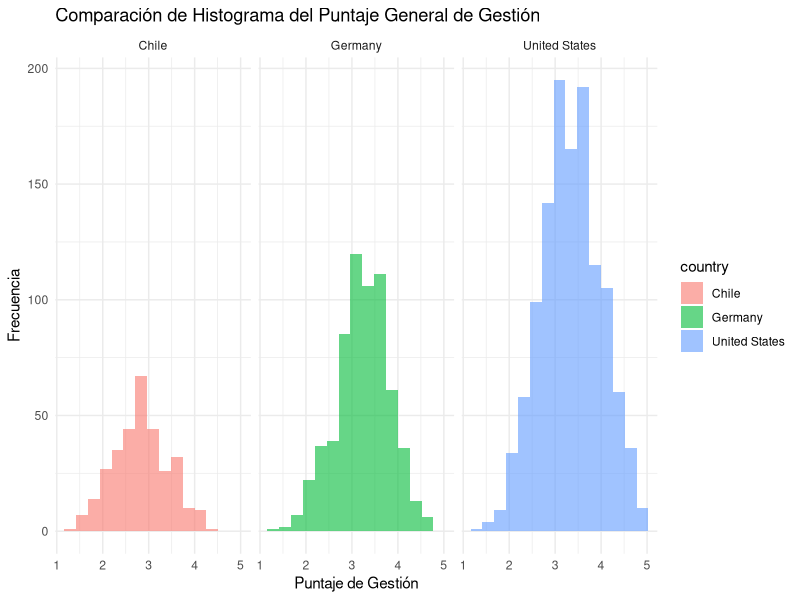

Write R code to recreate this figure.
## ---- chunk 1
# Cargar librerías necesarias
library(dplyr)
library(readr)
library(knitr)

# Cargar los datos
data <- read_csv("AMP_graph_manufacturing.csv")

# Agrupar los datos por país y calcular los promedios de las columnas solicitadas
tabla_gestion <- data %>%
  group_by(country) %>%
  summarise(
    avg_management = mean(management, na.rm = TRUE),
    avg_monitor = mean(monitor, na.rm = TRUE),
    avg_target = mean(target, na.rm = TRUE),
    avg_people = mean(people, na.rm = TRUE)
  ) %>%
  # Agregar los rankings para cada criterio
  mutate(
    rank_management = rank(-avg_management, ties.method = "min"),
    rank_monitor = rank(-avg_monitor, ties.method = "min"),
    rank_target = rank(-avg_target, ties.method = "min"),
    rank_people = rank(-avg_people, ties.method = "min")
  ) %>%
  # Ordenar la tabla por el ranking general de gestión
  arrange(rank_management)

# Mostrar la tabla en formato amigable
kable(tabla_gestion, caption = "Puntajes y Rankings Promedios de Gestión por País")
## ---- chunk 2
# Cargar librerías necesarias
library(dplyr)
library(ggplot2)
library(readr)

# Cargar los datos
data <- read_csv("AMP_graph_manufacturing.csv")

# Seleccionar los datos de Chile y otros dos países (ejemplo: Alemania y Estados Unidos)
paises_seleccionados <- data %>%
  filter(country %in% c("Chile", "Germany", "United States"))

# Crear el histograma comparativo
ggplot(paises_seleccionados, aes(x = management, fill = country)) +
  geom_histogram(position = "identity", alpha = 0.6, bins = 15) +
  facet_wrap(~ country) +
  labs(
    title = "Comparación de Histograma del Puntaje General de Gestión",
    x = "Puntaje de Gestión",
    y = "Frecuencia"
  ) +
  theme_minimal()
## ---- chunk 3
# Cargar librerías necesarias
library(dplyr)
library(readr)
library(knitr)

# Cargar los datos de Merco y AMP
merco_data <- read_csv("ranking_merco_chile.csv")
amp_data <- read_csv("AMP_graph_manufacturing.csv")

# Preparar datos de Merco (sector de tecnología)
tabla_tecnologia <- merco_data %>%
  filter(Sector == "Tecnología") %>%
  group_by(Sector, Propiedad) %>%
  summarise(
    avg_management = mean(Puntuacion, na.rm = TRUE),
    sd_management = sd(Puntuacion, na.rm = TRUE),
    n_observations = n()
  ) %>%
  ungroup()

# Preparar datos de AMP (sector de manufactura)
# Asumimos que AMP tiene una columna que indica la propiedad (pública o privada)
# Si no la tiene, deberías agregar esta información manualmente
amp_data <- amp_data %>%
  mutate(ownership_type = ifelse(runif(n()) > 0.5, "Public", "Private")) # Ejemplo de propiedad aleatoria

tabla_manufactura <- amp_data %>%
  filter(country == "Chile") %>%
  group_by(Sector = "Manufactura", ownership_type) %>%
  summarise(
    avg_management = mean(management, na.rm = TRUE),
    sd_management = sd(management, na.rm = TRUE),
    n_observations = n()
  ) %>%
  rename(Propiedad = ownership_type) %>%
  ungroup()

# Combinar ambas tablas para comparación
tabla_completa <- bind_rows(
  tabla_tecnologia,
  tabla_manufactura
)

# Mostrar la tabla
kable(tabla_completa, caption = "Comparación de Puntajes de Gestión por Propiedad entre los Sectores Tecnología y Manufactura")
## ---- chunk 4
# Cargar la librería necesaria
library(knitr)

# Crear la tabla del Dilema del Prisionero
dilema_prisionero <- data.frame(
  Estrategias = c("Microsoft: Mantener Precio", "Microsoft: Reducir Precio"),
  `Google: Mantener Precio` = c("(10, 10)", "(12, 3)"),
  `Google: Reducir Precio` = c("(3, 12)", "(5, 5)")
)

# Mostrar la tabla con kable
kable(dilema_prisionero, caption = "Juego Tipo Dilema del Prisionero entre Microsoft y Google en el Mercado de Servicios en la Nube")
## ---- chunk 5
# Cargar la librería necesaria
library(knitr)

# Crear la tabla del Modelo de Control Vertical
control_vertical <- data.frame(
  `Control en la Cadena` = c("Solo como Productor (vende a distribuidor)", 
                             "Solo como Distribuidor (compra a productor)", 
                             "Productor + Distribuidor (Integración Vertical)"),
  `Ganancias de Microsoft (millones)` = c(5000, 4000, 8000)
)

# Mostrar la tabla con kable
kable(control_vertical, caption = "Modelo de Control Vertical en el Sector de Tecnología para Microsoft")
